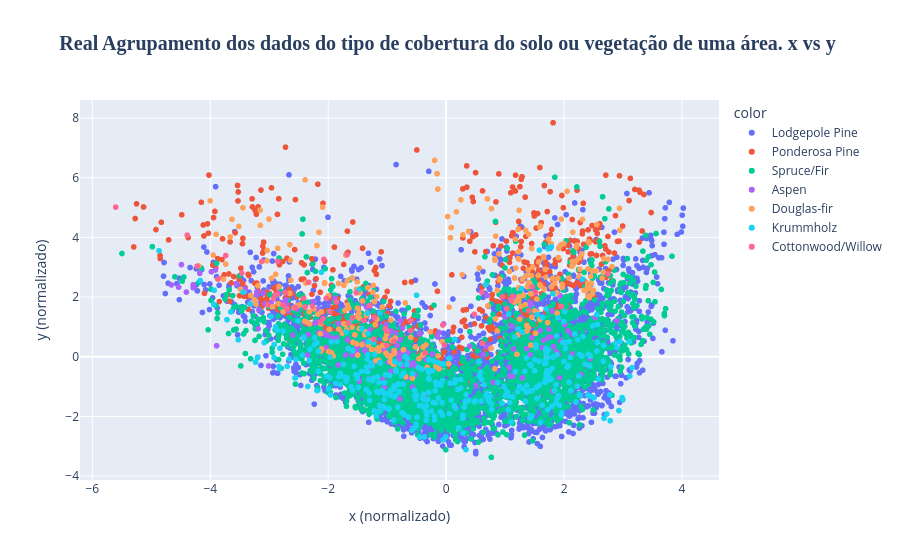

Notebook code cell kept with this figure:
### Markdown cell above
Novamente, se vê pouca correlação entre os rótulos.

### Code cell
fig = px.scatter(x=X_pca[:, 0], y=X_pca[:, 1], color=y, title='<b>Real Agrupamento dos dados do tipo de cobertura do solo ou vegetação de uma área. x vs y </b>')

fig.update_layout(
    xaxis_title_text='x (normalizado)',
    yaxis_title_text='y (normalizado)',
    # padrão o título
    title_font_size=20,  # Define o tamanho da fonte do título
    title_font_family='Arial Black', # Uma fonte mais grossa
    title_x=0.5 # Centraliza o título no gráfico
)

fig.show()
fig.write_html("Figuras/19exercicio_grafico2.html")

### Figure 1 — Plotly figure (JSON) as saved in the notebook; plotly's stock layout.template omitted (floating-point values rounded to 4 significant figures; data arrays with more than 128 entries replaced by an {"elided": "..."} marker saying what was removed)
{"data": [{"hovertemplate": "color=Lodgepole Pine<br>x=%{x}<br>y=%{y}<extra></extra>", "legendgroup": "Lodgepole Pine", "marker": {"color": "#636efa", "symbol": "circle"}, "mode": "markers", "name": "Lodgepole Pine", "showlegend": true, "type": "scattergl", "x": {"elided": "4847 float values"}, "xaxis": "x", "y": {"elided": "4847 float values"}, "yaxis": "y"}, {"hovertemplate": "color=Ponderosa Pine<br>x=%{x}<br>y=%{y}<extra></extra>", "legendgroup": "Ponderosa Pine", "marker": {"color": "#EF553B", "symbol": "circle"}, "mode": "markers", "name": "Ponderosa Pine", "showlegend": true, "type": "scattergl", "x": {"elided": "581 float values"}, "xaxis": "x", "y": {"elided": "581 float values"}, "yaxis": "y"}, {"hovertemplate": "color=Spruce/Fir<br>x=%{x}<br>y=%{y}<extra></extra>", "legendgroup": "Spruce/Fir", "marker": {"color": "#00cc96", "symbol": "circle"}, "mode": "markers", "name": "Spruce/Fir", "showlegend": true, "type": "scattergl", "x": {"elided": "3714 float values"}, "xaxis": "x", "y": {"elided": "3714 float values"}, "yaxis": "y"}, {"hovertemplate": "color=Aspen<br>x=%{x}<br>y=%{y}<extra></extra>", "legendgroup": "Aspen", "marker": {"color": "#ab63fa", "symbol": "circle"}, "mode": "markers", "name": "Aspen", "showlegend": true, "type": "scattergl", "x": {"elided": "163 float values"}, "xaxis": "x", "y": {"elided": "163 float values"}, "yaxis": "y"}, {"hovertemplate": "color=Douglas-fir<br>x=%{x}<br>y=%{y}<extra></extra>", "legendgroup": "Douglas-fir", "marker": {"color": "#FFA15A", "symbol": "circle"}, "mode": "markers", "name": "Douglas-fir", "showlegend": true, "type": "scattergl", "x": {"elided": "278 float values"}, "xaxis": "x", "y": {"elided": "278 float values"}, "yaxis": "y"}, {"hovertemplate": "color=Krummholz<br>x=%{x}<br>y=%{y}<extra></extra>", "legendgroup": "Krummholz", "marker": {"color": "#19d3f3", "symbol": "circle"}, "mode": "markers", "name": "Krummholz", "showlegend": true, "type": "scattergl", "x": {"elided": "362 float values"}, "xaxis": "x", "y": {"elided": "362 float values"}, "yaxis": "y"}, {"hovertemplate": "color=Cottonwood/Willow<br>x=%{x}<br>y=%{y}<extra></extra>", "legendgroup": "Cottonwood/Willow", "marker": {"color": "#FF6692", "symbol": "circle"}, "mode": "markers", "name": "Cottonwood/Willow", "showlegend": true, "type": "scattergl", "x": [-2.856, -1.297, 0.6033, -0.3558, 1.123, -1.228, 1.108, -2.271, -5.604, -2.333, -3.738, -0.8822, -3.872, 0.6107, 1.399, -2.073, -0.6048, -1.66, -2.901, 0.4777, 0.9511, -3.13, -1.974, 1.028, -1.588, -2.862, 1.952, -0.6041, -2.088, -2.415, -1.004, -2.56, 2.745, -4.391, -1.526, -4.223, -3.467, 1.518, -1.68, -1.003, -1.214, -2.73, -0.03122, -3.028, -1.862, -2.127, -2.765, -0.05603, -1.03, -2.695, -2.032, 1.456, -2.393, -2.922, -1.393], "xaxis": "x", "y": [3.196, 1.71, 2.166, 0.1327, 2.026, 0.5891, 1.876, 1.693, 5.015, 2.495, 3.392, 0.5262, 2.602, 0.4543, 1.547, 3.264, 1.21, 1.134, 2.065, 1.422, 2.011, 3.193, 1.519, 1.613, 1.307, 2.103, 1.684, 0.8757, 1.275, 1.964, 0.8564, 1.648, 2.777, 4.076, 2.143, 3.033, 2.805, 2.168, 3.417, 0.3835, 1.317, 2.152, 0.3979, 1.737, 1.836, 1.158, 1.729, 1.065, 0.9425, 1.603, 1.957, 2.348, 1.669, 1.955, 1.217], "yaxis": "y"}], "layout": {"autosize": true, "legend": {"title": {"text": "color"}, "tracegroupgap": 0}, "title": {"font": {"family": "Arial Black", "size": 20}, "text": "<b>Real Agrupamento dos dados do tipo de cobertura do solo ou vegetação de uma área. x vs y </b>", "x": 0.5}, "xaxis": {"anchor": "y", "autorange": true, "domain": [0, 1], "range": [-6.192, 4.61], "title": {"text": "x (normalizado)"}, "type": "linear"}, "yaxis": {"anchor": "x", "autorange": true, "domain": [0, 1], "range": [-4.292, 8.767], "title": {"text": "y (normalizado)"}, "type": "linear"}}}
